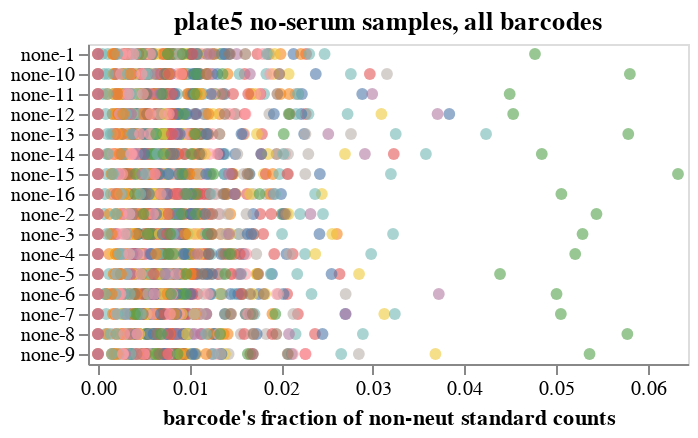
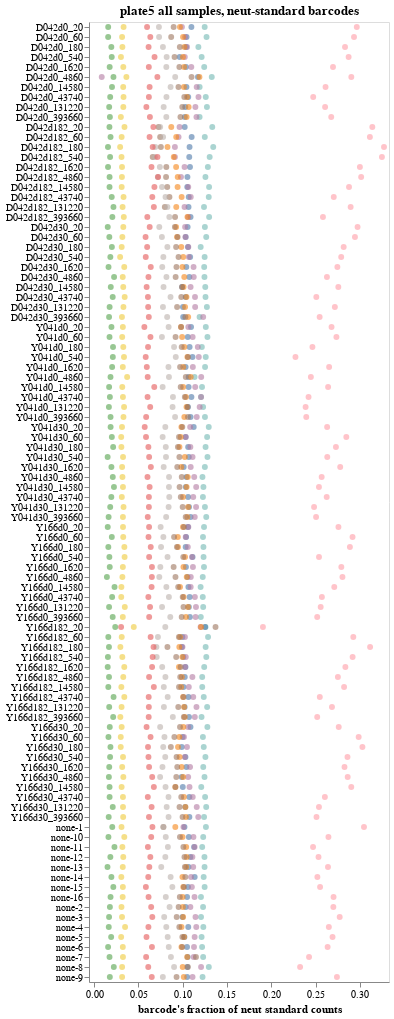

The notebook cell these images were saved under, in order:
### Markdown cell above
## Consistency and minimum fractions for barcodes
We examine the fraction of counts attributable to each barcode. We do this splitting the data two ways:

 1. Looking at all viral (but not neut-standard) barcodes only for the no-serum samples.

 2. Looking at just the neut-standard barcodes for all samples.

The reasons is that if the experiment is set up perfectly, these fractions should be the same across all samples for each barcode.
(We do not expect viral barcodes to have consistent fractions across no-serum samples as they will be neutralized differently depending on strain).

We plot these fractions in interactive plots (you can mouseover points and zoom) so you can identify barcodes that fail the expected consistency QC thresholds.

We also make sure the barcodes meet specified QC minimum thresholds for all samples, and flag any that do not.

### Code cell
barcode_selection = alt.selection_point(fields=["barcode"], on="mouseover", empty=False)

# look at all samples for neut standard barcodes, or no-serum samples for all barcodes
for is_neut_standard, df in counts.groupby("neut_standard"):

    # process data frame
    if not is_neut_standard:
        df = df.query("serum == 'none'")
    df = (
        df.assign(
            sample_counts=lambda x: x.groupby("sample")["count"].transform("sum"),
            count_frac=lambda x: x["count"] / x["sample_counts"],
            median_count_frac=lambda x: x.groupby("barcode")["count_frac"].transform(
                "median"
            ),
            fold_change_from_median=lambda x: x["count_frac"] / x["median_count_frac"],
        )
        .drop(
            columns=(
                ["sample", "serum_replicate", "sample_counts", "neut_standard"]
                + (["strain"] if is_neut_standard else ["dilution_factor"])
            ),
        )
    )

    # make chart
    evenness_chart = (
        alt.Chart(df)
        .add_params(barcode_selection)
        .encode(
            alt.X(
                "count_frac",
                title=(
                    "barcode's fraction of neut standard counts"
                    if is_neut_standard
                    else "barcode's fraction of non-neut standard counts"
                ),
                scale=alt.Scale(nice=False, padding=5),
            ),
            alt.Y(
                "sample_noplate",
                title=None,
                sort=list(
                    neut_standard_fracs.sort_values(["serum", "dilution_factor"])["sample_noplate"]
                ),
            ),
            alt.Fill("barcode", legend=None),
            strokeWidth=alt.condition(barcode_selection, alt.value(2), alt.value(0)),
            size=alt.condition(barcode_selection, alt.value(60), alt.value(35)),
            tooltip=[
                alt.Tooltip(c, format=".3g") if df[c].dtype == float
                else c
                for c in df.columns
            ],
        )
        .mark_circle(fillOpacity=0.6, stroke="black", strokeOpacity=1)
        .properties(
            height=alt.Step(10),
            width=300,
            title=(
                f"{plate} all samples, neut-standard barcodes"
                if is_neut_standard
                else f"{plate} no-serum samples, all barcodes"
            ),
        )
        .configure_axis(grid=False)
        .configure_legend(titleLimit=1000)
        .interactive()
    )

    if is_neut_standard:
        evenness_chart = evenness_chart.add_params(serum_selection).transform_filter(
            serum_selection
        )
        print(f"\n\n{'=' * 89}\nAnalyzing all barcodes from no-serum samples\n")
    else:
        print(f"\n\n{'=' * 89}\nAnalyzing neut-standard barcodes from all samples\n")

    display(evenness_chart)

    # make sure barcode fractions are reasonably consistent when they should be
    excess_fold_change = df[
        (df["fold_change_from_median"] <= 1 / qc_thresholds["barcode_frac_consistency"])
        | (df["fold_change_from_median"] >= qc_thresholds["barcode_frac_consistency"])
    ]
    if len(excess_fold_change):
        print(f"\nFollowing barcodes failed {qc_thresholds['barcode_frac_consistency']=}")
        display(excess_fold_change)
        qc_failures.add("barcode_frac_consistency")
    else:
        print(f"\nPassed {qc_thresholds['barcode_frac_consistency']=}")

    # make sure barcodes have sufficient fraction
    if is_neut_standard:
        insufficient_neut_standard_barcode_frac = df[
            df["count_frac"] < qc_thresholds["min_neut_standard_barcode_frac"]
        ]
        if len(insufficient_neut_standard_barcode_frac):
            print(
                "\nFollowing barcodes fail "
                + f"{qc_thresholds['min_neut_standard_barcode_frac']=}"
            )
            display(insufficient_neut_standard_barcode_frac)
            qc_failures.add("min_neut_standard_barcode_frac")
        else:
            print(f"\nPassed {qc_thresholds['min_neut_standard_barcode_frac']=}")
    else:
        insufficient_viral_barcode_frac = df[
            df["count_frac"] < qc_thresholds["min_viral_barcode_frac"]
        ]
        if len(insufficient_viral_barcode_frac):
            print(
                f"\nFollowing barcodes fail {qc_thresholds['min_viral_barcode_frac']=}"
            )
            display(insufficient_viral_barcode_frac)
            qc_failures.add("min_viral_barcode_frac")
        else:
            print(f"\nPassed {qc_thresholds['min_viral_barcode_frac']=}")

### Figure 1 — Vega-Lite specification as saved in the notebook (floating-point values rounded to 4 significant figures; data arrays with more than 128 entries replaced by an {"elided": "..."} marker saying what was removed)
{"config": {"view": {"continuousWidth": 300, "continuousHeight": 300}, "axis": {"grid": false}, "legend": {"titleLimit": 1000}}, "data": {"name": "data-8382704953cf06e7889176153b02b009"}, "mark": {"type": "circle", "fillOpacity": 0.6, "stroke": "black", "strokeOpacity": 1}, "encoding": {"fill": {"field": "barcode", "legend": null, "type": "nominal"}, "size": {"condition": {"param": "param_2", "value": 60, "empty": false}, "value": 35}, "strokeWidth": {"condition": {"param": "param_2", "value": 2, "empty": false}, "value": 0}, "tooltip": [{"field": "barcode", "type": "nominal"}, {"field": "count", "type": "quantitative"}, {"field": "serum", "type": "nominal"}, {"field": "sample_noplate", "type": "nominal"}, {"field": "strain", "type": "nominal"}, {"field": "count_frac", "format": ".3g", "type": "quantitative"}, {"field": "median_count_frac", "format": ".3g", "type": "quantitative"}, {"field": "fold_change_from_median", "format": ".3g", "type": "quantitative"}], "x": {"field": "count_frac", "scale": {"nice": false, "padding": 5}, "title": "barcode's fraction of non-neut standard counts", "type": "quantitative"}, "y": {"field": "sample_noplate", "sort": ["D042d0_20", "D042d0_60", "D042d0_180", "D042d0_540", "D042d0_1620", "D042d0_4860", "D042d0_14580", "D042d0_43740", "D042d0_131220", "D042d0_393660", "D042d182_20", "D042d182_60", "D042d182_180", "D042d182_540", "D042d182_1620", "D042d182_4860", "D042d182_14580", "D042d182_43740", "D042d182_131220", "D042d182_393660", "D042d30_20", "D042d30_60", "D042d30_180", "D042d30_540", "D042d30_1620", "D042d30_4860", "D042d30_14580", "D042d30_43740", "D042d30_131220", "D042d30_393660", "Y041d0_20", "Y041d0_60", "Y041d0_180", "Y041d0_540", "Y041d0_1620", "Y041d0_4860", "Y041d0_14580", "Y041d0_43740", "Y041d0_131220", "Y041d0_393660", "Y041d30_20", "Y041d30_60", "Y041d30_180", "Y041d30_540", "Y041d30_1620", "Y041d30_4860", "Y041d30_14580", "Y041d30_43740", "Y041d30_131220", "Y041d30_393660", "Y166d0_20", "Y166d0_60", "Y166d0_180", "Y166d0_540", "Y166d0_1620", "Y166d0_4860", "Y166d0_14580", "Y166d0_43740", "Y166d0_131220", "Y166d0_393660", "Y166d182_20", "Y166d182_60", "Y166d182_180", "Y166d182_540", "Y166d182_1620", "Y166d182_4860", "Y166d182_14580", "Y166d182_43740", "Y166d182_131220", "Y166d182_393660", "Y166d30_20", "Y166d30_60", "Y166d30_180", "Y166d30_540", "Y166d30_1620", "Y166d30_4860", "Y166d30_14580", "Y166d30_43740", "Y166d30_131220", "Y166d30_393660", "none-1", "none-10", "none-11", "none-12", "none-13", "none-14", "none-15", "none-16", "none-2", "none-3", "none-4", "none-5", "none-6", "none-7", "none-8", "none-9"], "title": null, "type": "nominal"}}, "height": {"step": 10}, "params": [{"name": "param_2", "select": {"type": "point", "fields": ["barcode"], "on": "mouseover"}}, {"name": "param_3", "select": {"type": "interval", "encodings": ["x", "y"]}, "bind": "scales"}], "title": "plate5 no-serum samples, all barcodes", "width": 300, "$schema": "https://vega.github.io/schema/vega-lite/v5.15.1.json", "datasets": {"data-8382704953cf06e7889176153b02b009": {"elided": "1808 records"}}}

### Figure 2 — Vega-Lite specification as saved in the notebook (floating-point values rounded to 4 significant figures; data arrays with more than 128 entries replaced by an {"elided": "..."} marker saying what was removed)
{"config": {"view": {"continuousWidth": 300, "continuousHeight": 300}, "axis": {"grid": false}, "legend": {"titleLimit": 1000}}, "data": {"name": "data-1c319c687aa704ac7a3604be57730d2c"}, "mark": {"type": "circle", "fillOpacity": 0.6, "stroke": "black", "strokeOpacity": 1}, "encoding": {"fill": {"field": "barcode", "legend": null, "type": "nominal"}, "size": {"condition": {"param": "param_2", "value": 60, "empty": false}, "value": 35}, "strokeWidth": {"condition": {"param": "param_2", "value": 2, "empty": false}, "value": 0}, "tooltip": [{"field": "barcode", "type": "nominal"}, {"field": "count", "type": "quantitative"}, {"field": "serum", "type": "nominal"}, {"field": "dilution_factor", "type": "quantitative"}, {"field": "sample_noplate", "type": "nominal"}, {"field": "count_frac", "format": ".3g", "type": "quantitative"}, {"field": "median_count_frac", "format": ".3g", "type": "quantitative"}, {"field": "fold_change_from_median", "format": ".3g", "type": "quantitative"}], "x": {"field": "count_frac", "scale": {"nice": false, "padding": 5}, "title": "barcode's fraction of neut standard counts", "type": "quantitative"}, "y": {"field": "sample_noplate", "sort": ["D042d0_20", "D042d0_60", "D042d0_180", "D042d0_540", "D042d0_1620", "D042d0_4860", "D042d0_14580", "D042d0_43740", "D042d0_131220", "D042d0_393660", "D042d182_20", "D042d182_60", "D042d182_180", "D042d182_540", "D042d182_1620", "D042d182_4860", "D042d182_14580", "D042d182_43740", "D042d182_131220", "D042d182_393660", "D042d30_20", "D042d30_60", "D042d30_180", "D042d30_540", "D042d30_1620", "D042d30_4860", "D042d30_14580", "D042d30_43740", "D042d30_131220", "D042d30_393660", "Y041d0_20", "Y041d0_60", "Y041d0_180", "Y041d0_540", "Y041d0_1620", "Y041d0_4860", "Y041d0_14580", "Y041d0_43740", "Y041d0_131220", "Y041d0_393660", "Y041d30_20", "Y041d30_60", "Y041d30_180", "Y041d30_540", "Y041d30_1620", "Y041d30_4860", "Y041d30_14580", "Y041d30_43740", "Y041d30_131220", "Y041d30_393660", "Y166d0_20", "Y166d0_60", "Y166d0_180", "Y166d0_540", "Y166d0_1620", "Y166d0_4860", "Y166d0_14580", "Y166d0_43740", "Y166d0_131220", "Y166d0_393660", "Y166d182_20", "Y166d182_60", "Y166d182_180", "Y166d182_540", "Y166d182_1620", "Y166d182_4860", "Y166d182_14580", "Y166d182_43740", "Y166d182_131220", "Y166d182_393660", "Y166d30_20", "Y166d30_60", "Y166d30_180", "Y166d30_540", "Y166d30_1620", "Y166d30_4860", "Y166d30_14580", "Y166d30_43740", "Y166d30_131220", "Y166d30_393660", "none-1", "none-10", "none-11", "none-12", "none-13", "none-14", "none-15", "none-16", "none-2", "none-3", "none-4", "none-5", "none-6", "none-7", "none-8", "none-9"], "title": null, "type": "nominal"}}, "height": {"step": 10}, "params": [{"name": "param_2", "select": {"type": "point", "fields": ["barcode"], "on": "mouseover"}}, {"name": "param_4", "select": {"type": "interval", "encodings": ["x", "y"]}, "bind": "scales"}, {"name": "param_1", "select": {"type": "point", "fields": ["serum"]}, "bind": {"input": "select", "options": [null, "D042d0", "D042d182", "D042d30", "Y041d0", "Y041d30", "Y166d0", "Y166d182", "Y166d30", "none"], "labels": ["all", "D042d0", "D042d182", "D042d30", "Y041d0", "Y041d30", "Y166d0", "Y166d182", "Y166d30", "none"], "name": "serum"}}], "title": "plate5 all samples, neut-standard barcodes", "transform": [{"filter": {"param": "param_1"}}], "width": 300, "$schema": "https://vega.github.io/schema/vega-lite/v5.15.1.json", "datasets": {"data-1c319c687aa704ac7a3604be57730d2c": {"elided": "960 records"}}}
